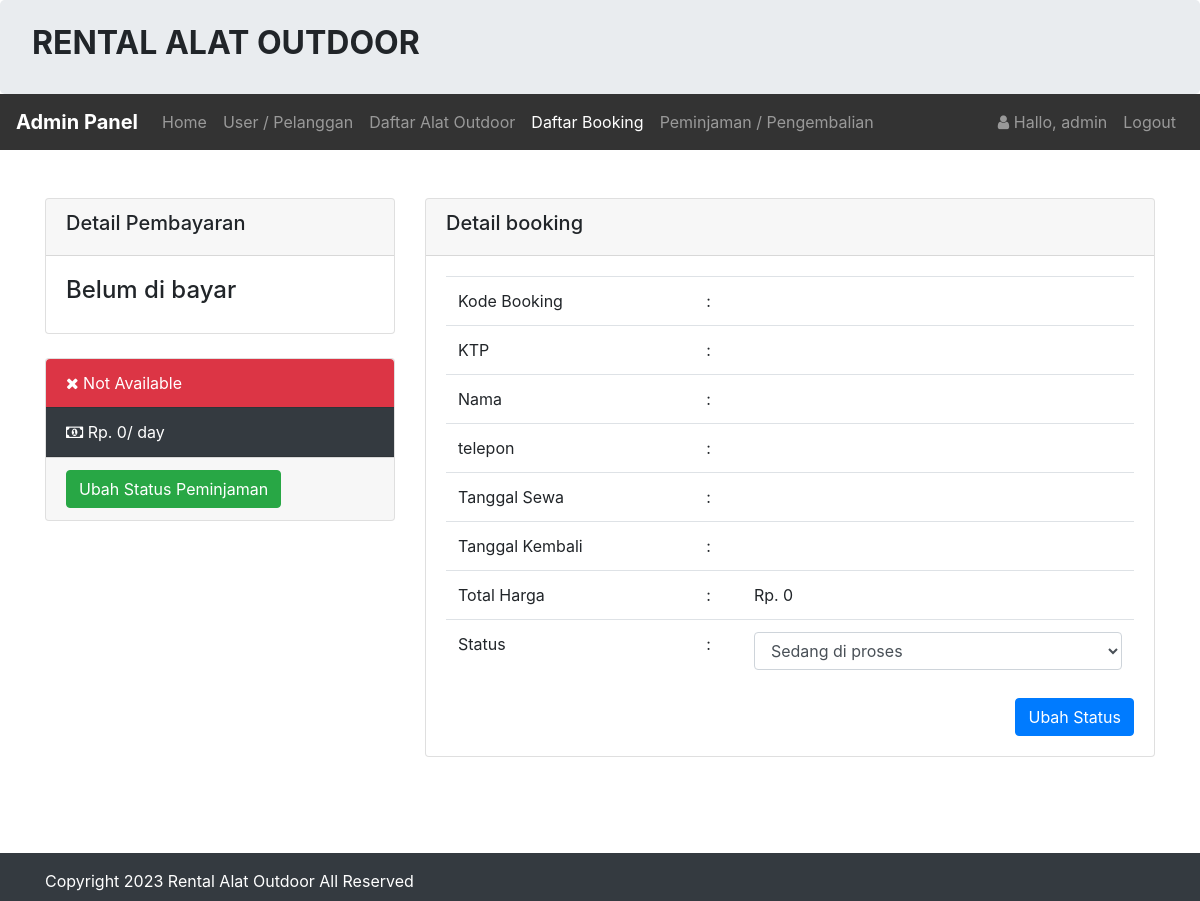
Before: /admin/booking/bayar.php?id=1688030791 (signed in) with the older database file.
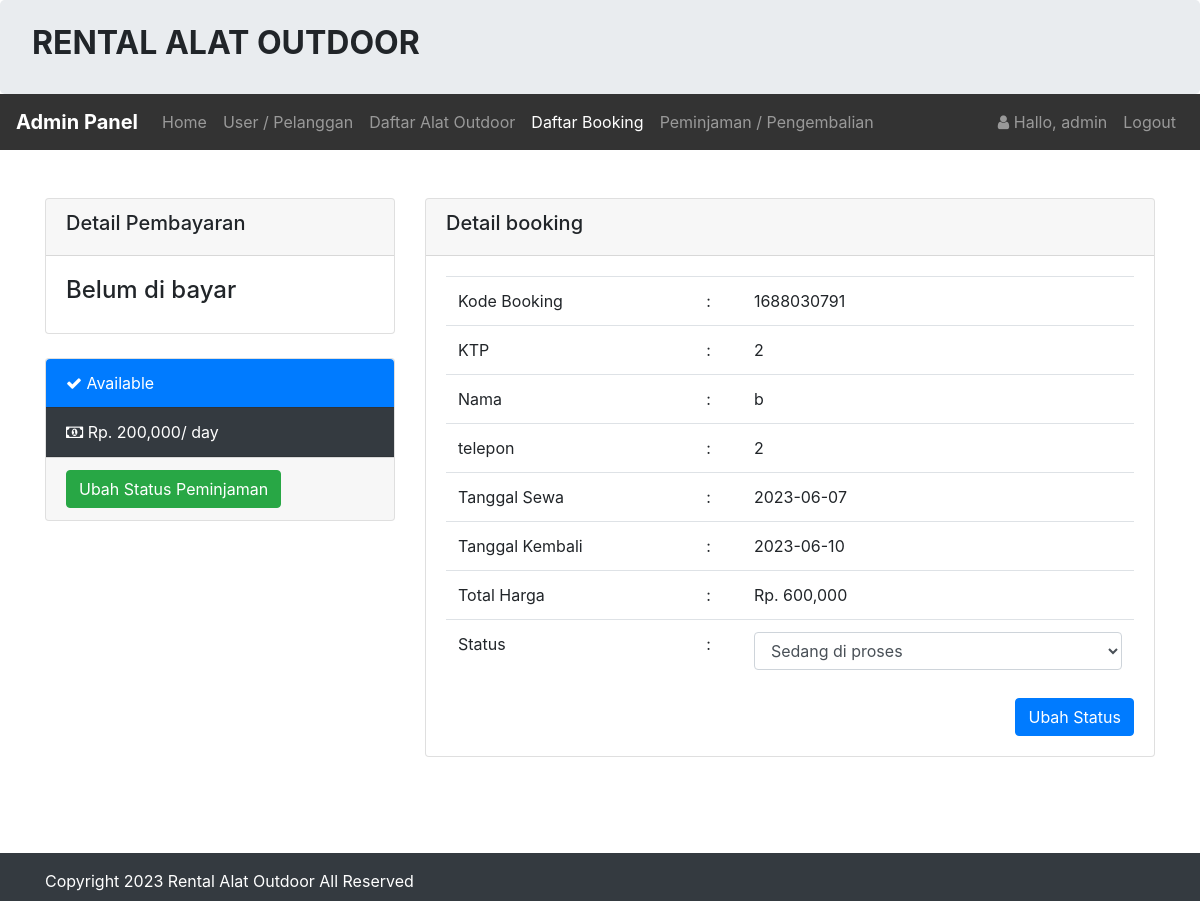
After: the same page with the newer database file.
### tables this page shows
CREATE TABLE `infoweb` (
  `id` int(11) NOT NULL,
  `nama_rental` varchar(255) DEFAULT NULL,
  `telp` varchar(15) DEFAULT NULL,
  `alamat` text DEFAULT NULL,
  `email` varchar(255) DEFAULT NULL,
  `no_rek` text DEFAULT NULL,
  `updated_at` timestamp NOT NULL DEFAULT current_timestamp()
);

CREATE TABLE `alat` (
  `id_alat` int(11) NOT NULL,
  `harga` int(255) NOT NULL,
  `deskripsi` varchar(255) NOT NULL,
  `status` varchar(255) NOT NULL,
  `gambar` text NOT NULL
);

CREATE TABLE `booking` (
  `id_booking` int(11) NOT NULL,
  `kode_booking` varchar(255) NOT NULL,
  `id_login` int(11) NOT NULL,
  `id_alat` int(11) NOT NULL,
  `ktp` varchar(255) NOT NULL,
  `nama` varchar(255) NOT NULL,
  `alamat` varchar(255) NOT NULL,
  `no_tlp` varchar(15) NOT NULL,
  `tanggal` varchar(255) NOT NULL,
  `tanggal_kembali` varchar(255) NOT NULL,
  `total_harga` int(11) NOT NULL,
  `konfirmasi_pembayaran` varchar(255) NOT NULL,
  `tgl_input` varchar(255) NOT NULL
);

### koneksi/koneksi.php (called while the page is built, shortened)
<?php
    $user = 'root';
    $pass = '';
    $koneksi = new PDO("mysql:host=localhost;dbname=rental-alat-outdoor", $user, $pass);
    $url = "http://localhost/rental_alat-master/";
    $sql_web = "SELECT * FROM infoweb WHERE id = 1";
    $row_web = $koneksi->prepare($sql_web);
    $row_web->execute();
    $info_web = $row_web->fetch(PDO::FETCH_OBJ);
?>

### admin/booking/bayar.php (the view, shortened to what this page needs)
<?php
    require '../../koneksi/koneksi.php';
    $title_web = 'Konfirmasi';
    include '../header.php';
    $kode_booking = $_GET['id'];
    $hasil = $koneksi->query("SELECT * FROM booking WHERE kode_booking = '$kode_booking'")->fetch();
    $id_booking = $hasil['id_booking'];
    $hsl = $koneksi->query("SELECT * FROM pembayaran WHERE id_booking = '$id_booking'")->fetch();
    $c = $koneksi->query("SELECT * FROM pembayaran WHERE id_booking = '$id_booking'")->rowCount();
    $id = $hasil['id_alat'];
    $isi = $koneksi->query("SELECT * FROM alat WHERE id_alat = '$id'")->fetch();
?>
<br>
<br>
<div class="container">
<div class="row">
    <div class="col-sm-4">
        <div class="card">
            <div class="card-header">
                <h5> Detail Pembayaran</h5>
            </div>
            <div class="card-body">
                <?php if($c > 0){?>
                <table class="table">
                    <tr>
                        <td>No Rekening</td>
                        <td> :</td>
                        <td><?= $hsl['no_rekening'];?></td>
                    </tr>
                    <tr>
                        <td>Atas Nama </td>
                        <td> :</td>
                        <td><?= $hsl['nama_rekening'];?></td>
                    </tr>
                    <tr>
                        <td>Nominal  </td>
                        <td> :</td>
                        <td>Rp. <?= number_format($hsl['nominal']);?></td>
                    </tr>
                    <tr>
                        <td>Tgl  Transfer</td>
                        <td> :</td>
                        <td><?= $hsl['tanggal'];?></td>
                    </tr>
                </table>
                <?php }else{?>
                    <h4>Belum di bayar</h4>
                <?php }?>
            </div>
        </div>
        <br/>
        <div class="card">
            <ul class="list-group list-group-flush">
                <?php if($isi['status'] == 'Tersedia'){?>
                    <li class="list-group-item bg-primary text-white">
                        <i class="fa fa-check"></i> Available
                    </li>
                <?php }else{?>
                    <li class="list-group-item bg-danger text-white">
                        <i class="fa fa-close"></i> Not Available
                    </li>
                <?php }?>
                <li class="list-group-item bg-dark text-white">
                    <i class="fa fa-money"></i> Rp. <?php echo number_format($isi['harga']);?>/ day
                </li>
            </ul>
            <div class="card-footer">
                <a href="<?php echo $url;?>admin/peminjaman/peminjaman.php?id=<?php echo $hasil['kode_booking'];?>"
                    class="btn btn-success btn-md">Ubah Status Peminjaman</a>
            </div>
        </div>
    </div>
    <div class="col-sm-8">
         <div class="card">
            <div class="card-header">
                <h5> Detail booking</h5>
            </div>
           <div class="card-body">
               <form method="post" action="proses.php?id=konfirmasi">
                    <table class="table">
                        <tr>
                            <td>Kode Booking  </td>
                            <td> :</td>
                            <td><?php echo $hasil['kode_booking'];?></td>
                        </tr>
                        <tr>
                            <td>KTP  </td>
                            <td> :</td>
                            <td><?php echo $hasil['ktp'];?></td>
                        </tr>
                        <tr>
                            <td>Nama  </td>
                            <td> :</td>
                            <td><?php echo $hasil['nama'];?></td>
                        </tr>
                        <tr>
                            <td>telepon  </td>
                            <td> :</td>
                            <td><?php echo $hasil['no_tlp'];?></td>
                        </tr>
                        <tr>
                            <td>Tanggal Sewa </td>
                            <td> :</td>
                            <td><?php echo $hasil['tanggal'];?></td>
                        </tr>
                        <tr>
                            <td>Tanggal Kembali </td>
                            <td> :</td>
                            <td><?php echo $hasil['tanggal_kembali'];?></td>
                        </tr>
                        <tr>
                            <td>Total Harga </td>
                            <td> :</td>
                            <td>Rp. <?php echo number_format($hasil['total_harga']);?></td>
                        </tr>
                        <tr>
                            <td>Status </td>
                            <td> :</td>
                            <td>
                                <select class="form-control" name="status">
                                    <option <?php if($hasil['konfirmasi_pembayaran'] == 'Sedang di proses'){echo 'selected';}?>>
                                        Sedang di proses
                                    </option>
                                </select>
                            </td>
                        </tr>
                    </table>
                    <button type="submit" class="btn btn-primary float-right">
                        Ubah Status
                    </button>
            </form>
           </div>
         </div>
    </div>
</div>
</div>
<br>
<br>
<br>
<?php include '../footer.php';?>

### admin/header.php (shortened to what this page needs)
<?php
    $id_login = $_SESSION['USER']['id_login'];
    $row = $koneksi->prepare("SELECT * FROM login WHERE id_login=?");
    $row->execute(array($id_login));
    $hasil_login = $row->fetch();
?>
<!doctype html>
<html lang="en">
  <head>
    <link rel="stylesheet" href="<?php echo $url;?>assets/css/bootstrap.css" >
    <link rel="stylesheet" href="<?php echo $url;?>assets/css/font-awesome.css" >
  </head>
  <body>
    <div class="jumbotron pt-4 pb-4">
        <div class="row">
            <div class="col-sm-8">
                <h2><b style="text-transform:uppercase;">Rental Alat Outdoor</b></h2>
            </div>
        </div>
    </div>
    <nav class="navbar navbar-expand-lg navbar-dark" style="background-color: #333;">
        <a class="navbar-brand" href="<?php echo $url;?>admin/"><b>Admin Panel</b></a>
        <div class="collapse navbar-collapse" id="collapsibleNavId">
            <ul class="navbar-nav mr-auto mt-2 mt-lg-0">
                <li class="nav-item <?php if($title_web == 'Dashboard'){ echo 'active';}?>">
                    <a class="nav-link" href="<?php echo $url;?>admin/">Home <span class="sr-only">(current)</span></a>
                </li>
                <li class="nav-item <?php if($title_web == 'User'){ echo 'active';}?>">
                    <a class="nav-link" href="<?php echo $url;?>admin/user/index.php">User / Pelanggan</a>
                </li>
                <li class="nav-item <?php if($title_web == 'Daftar Alat Outdoor'){ echo 'active';}?>
                <?php if($title_web == 'Tambah Alat Outdoor'){ echo 'active';}?>
                <?php if($title_web == 'Edit Alat Outdoor'){ echo 'active';}?>">
                    <a class="nav-link" href="<?php echo $url;?>admin/alat/alat.php">Daftar Alat Outdoor</a>
                </li>
                <li class="nav-item <?php if($title_web == 'Daftar Booking'){ echo 'active';}?>
                <?php if($title_web == 'Konfirmasi'){ echo 'active';}?>">
                    <a class="nav-link" href="<?php echo $url;?>admin/booking/booking.php">Daftar Booking</a>
                </li>
                <li class="nav-item <?php if($title_web == 'Peminjaman'){ echo 'active';}?>">
                    <a class="nav-link" href="<?php echo $url;?>admin/peminjaman/peminjaman.php">Peminjaman / Pengembalian</a>
                </li>
            </ul>
            <ul class="navbar-nav my-2 my-lg-0">
                <li class="nav-item">
                    <a class="nav-link" href="#">
                        <i class="fa fa-user"> </i> Hallo, <?php echo $hasil_login['nama_pengguna'];?>
                    </a>
                </li>
                <li class="nav-item">
                    <a class="nav-link" onclick="return confirm('Apakah anda ingin logout ?');" href="<?php echo $url;?>admin/logout.php">Logout</a>
                </li>
            </ul>
        </div>
    </nav>

### admin/footer.php (shortened to what this page needs)
    <div class="footer mt-4 bg-dark text-white pt-3 pb-2">
      <div class="container">
        Copyright <?= date('Y');?> <?= $info_web->nama_rental;?> All Reserved
      </div>
    </div>
  </body>
</html>

Changed rows visible on the page:
now on this page (row unchanged): alat: harga "200,000"
added booking: kode_booking "1688030791", ktp "2", nama "b", no_tlp "2", tanggal "2023-06-07", tanggal_kembali "2023-06-10", total_harga "600,000"
Other visible differences:
$isi['harga']: "0" → (not shown)
$hasil['total_harga']: "0" → (not shown)
text no longer shown: "Not Available"
text now shown: "Available"
